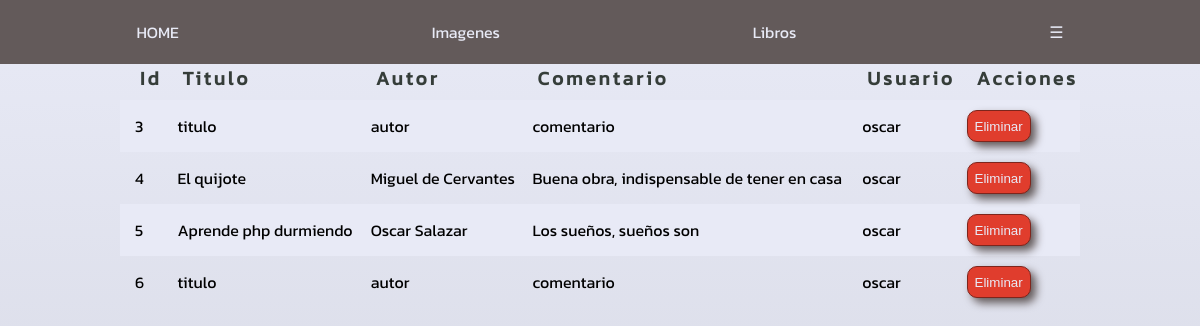
The page /index.php?controlador=libro&action=editarLibro (signed in) on the database its author committed.
### tables this page shows
CREATE TABLE `libros` (
  `id` int NOT NULL,
  `titulo` varchar(100) NOT NULL,
  `autor` varchar(100) NOT NULL,
  `comentario` varchar(100) NOT NULL,
  `usuario` varchar(100) NOT NULL
);

### controller/libro_controller.php (called while the page is built, shortened)
<?php
function editarLibro() {
    require_once("model/libro_model.php");
    $libro = new Libro_model();
    $todas = $libro->verTodos();
    require_once "view/libroEdit_view.php";
}

### index.php (called while the page is built)
<?php
require_once "controller/front_controller.php";
?>

### model/conectar.php (called while the page is built)
<?php
class Conectar {
    public static function conectar() {
        try {
            $conexion = new mysqli("127.0.0.1", "root", "", "mvc");
        } catch (Exception $ex) {
            die("Error en la conexion :" . $ex->getMessage());
        }
        return $conexion;
    }
}

### model/libro_model.php (called while the page is built, shortened)
<?php
class Libro_model {
    private $tabla;
    private $db;
    public function __construct() {
        require_once("model/conectar.php");
        $this->db = Conectar::conectar();
        $this->tabla = 'libros';
    }
    public function verTodos() {
        $sql = "SELECT * FROM `$this->tabla`";
        $datos = [];
        try {
            $resultado = $this->db->query($sql);
            while ($todosLosDatos = $resultado->fetch_assoc()) {
                $datos[] = $todosLosDatos;
            }
        } catch (Exception $ex) {
            die("Error : " . $ex->getMessage());
        }
        return $datos;
    }
}

### view/libroEdit_view.php (the view, shortened to what this page needs)
<?php
if (isset($_SESSION["usuario"])) {
    require_once "assets/template/header.php";
    require_once("assets/template/menu.php");
?>
    <?php
    if (isset($todas)) {
        echo "<table class='table__usuarios'>
                <tr>
                    <th class='table__header'>Id</th>
                    <th class='table__header'>Titulo</th>
                    <th class='table__header'>Autor</th>
                    <th class='table__header'>Comentario</th>
                    <th class='table__header'>Usuario</th>
                    <th class='table__header'>Acciones</th>
                </tr>";
        foreach ($todas as $registro) {
            if (is_array($registro)) {
                echo "<tr>";
                foreach ($registro as $key => $campo) {
                    echo "<td class='table__item'>$campo</td>";
                }
                if (isset($registro["id"])) {
                    echo '<td>
                 <form action="" method="post">
                    <input type="hidden" name="id" value="' . $registro["id"] . '">
                    <input type="hidden" name="imagen" value="' . $registro["imagen"] . '">
                    <input type="submit" name="borrar" value="Eliminar" class="btn__mini btn__red">
                    </form>
                </td>';
                }
                echo "</tr>";
            }
        }
        echo "</table>";
    }
}

### controller/front_controller.php (shortened to what this page needs)
<?php
$action = DEFAULT_ACTION;
if (!empty($_GET['action']))   $action = $_GET['action'];
try {
    if (is_callable($action))   $action();
    else
        throw new Exception('La accion no existe- 404 not found');
} catch (Exception $e) {
    console_log($e->getMessage());
}

### assets/template/header.php (shortened to what this page needs)
<!DOCTYPE html>
<html lang="es">
<head>
    <link rel="stylesheet" href="assets/css/root.css" />
</head>
<body>

### assets/template/menu.php (shortened to what this page needs)
<?php
if (isset($_SESSION["usuario"])) {
    echo '
<nav class="menu">
    <button class="menu__toggle" aria-label="Abrir menú">☰</button>
    <ul class="menu__list">
        <li class="menu__item">
            <a href="index.php" class="menu__link">HOME</a>
            <!-- <ul class="submenu">
                 <li class="submenu__item"><a href="#">Subitem 1</a></li>
                 <li class="submenu__item"><a href="#">Subitem 2</a></li>
            </ul> -->
        </li>
        <li class="menu__item">
            <a href="#" class="menu__link">Imagenes</a>
            <ul class="submenu">
                <li class="submenu__item"><a href="index.php?controlador=imagen&action=subirImagen">Subir Imagenes</a></li>
                <li class="submenu__item"><a href="index.php?controlador=imagen&action=editarImagen">Editar</a></li>
            </ul>
        </li>
        <li class="menu__item">
            <a href="#" class="menu__link">Libros</a>
            <ul class="submenu">
                <li class="submenu__item"><a href="index.php?controlador=libro&action=subirFichero">Subir Libros</a></li>
                <li class="submenu__item"><a href="index.php?controlador=libro&action=editarLibro">Editar Libros</a></li>
            </ul>
        </li>
        <li class="menu__item">
            <a href="index.php" class="menu__link">☰</a>
            <ul class="submenu">
                <li class="submenu__item"><a href="index.php?controlador=usuario&action=logout" class="menu__link">Desconectar</a></li>
                <li class="submenu__item"><a href="#">Cerrar Ventana</a></li>
            </ul>
        </li>
        <!-- <li class="menu__item">
            <a href="#" class="menu__link">Item 4</a>
            <ul class="submenu">
                <li class="submenu__item"><a href="#">Subitem 1</a></li>
                <li class="submenu__item"><a href="#">Subitem 2</a></li>
            </ul>
        </li> -->
    </ul>
</nav>
';
}

### assets/css/varibles.css (style rules this page uses)
:root { --color-rojo-claro: #ff6456; --color-rojo:#E03D2D; --color-rojo-oscuro:#7e251c; --color-azul-claro: rgba(34, 229, 255, 0.874); --color-azul: rgb(58, 38, 187); --color-azul-oscuro: rgb(23, 9, 112); --color-verde:#2DE07D; --color-verde-oscuro:#478F67; --color-gris:#635A5A; --color-negro: #353D39; --color-blanco:#E8EAF6; --color-blanco-oscuro:#d0d2dd; }

### assets/css/styles.css (style rules this page uses)
body { font-family: kanit; background: linear-gradient(to bottom, var(--color-blanco), var(--color-blanco-oscuro)); background-repeat: no-repeat; height: 100%; min-height: 100vh; }

### assets/css/menu.css (style rules this page uses)
.menu { position: relative; }
.menu__list { display: flex; justify-content: space-around; list-style: none; margin: 0; padding: 10px; background-color: var(--color-gris); }
.menu__item { position: relative; }
.menu__link { text-decoration: none; color: var(--color-blanco); padding: 10px 15px; display: block; font-size: 16px; }

### assets/css/tablas.css (style rules this page uses)
.table__usuarios { padding: 20px; border-collapse: collapse; width: 80%; margin: 0 auto; }
.table__header { text-align: left; padding-left: 20px; padding-bottom: 7px; font-size: 1.2rem; color: var(--color-negro); letter-spacing: 3px; }
.table__item { text-align: left; padding-left: 15px; margin: 2px; }
tr:nth-child(even) { background-color: var(--color-blanco) }
tr:nth-child(odd) { background-color: var(--color-gris-claro); }

### assets/css/botones.css (style rules this page uses)
.btn__mini { cursor: pointer; height: 2rem; min-width: 4rem; margin: 10px; border-radius: 10px; transition: all 300ms ease-in-out; }
.btn__green, .btn__red { padding-left: 5px; padding-right: 5px; box-shadow: 5px 5px 8px var(--color-gris); }
.btn__red { color: var(--color-blanco); background-color: var(--color-rojo); border: 1px solid var(--color-rojo-oscuro); }

### rows shown on the page
libros: id "3", titulo "titulo", autor "autor", comentario "comentario", usuario "oscar"
libros: id "4", titulo "El quijote", autor "Miguel de Cervantes", comentario "Buena obra, indispensable de tener en casa", usuario "oscar"
libros: id "5", titulo "Aprende php durmiendo", autor "Oscar Salazar", comentario "Los sueños, sueños son", usuario "oscar"
libros: id "6", titulo "titulo", autor "autor", comentario "comentario", usuario "oscar"
